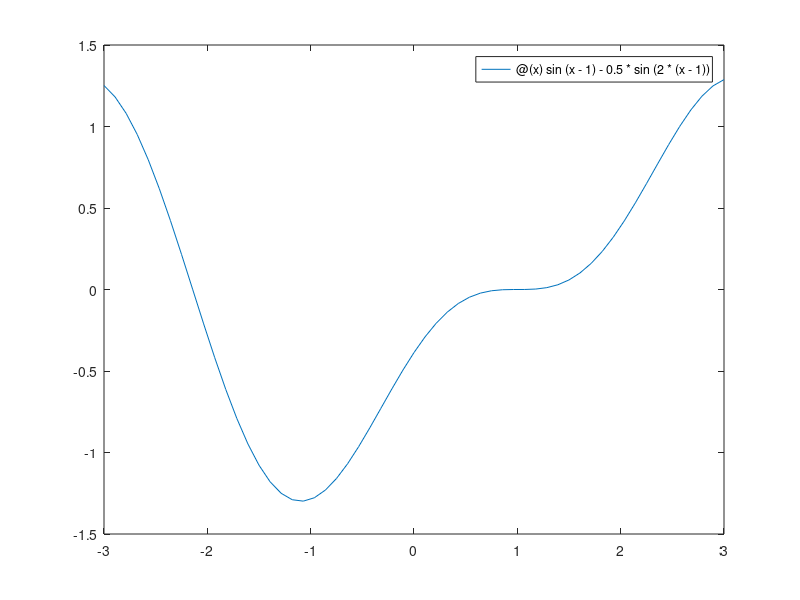

Here is the MATLAB script that generated this plot: (Note: this script raises an error after producing the figure.)
clear all
close
clc
set(0,'DefaultFigureWindowStyle','docked');
figure(1);
f=@(x)sin(x-1)-0.5*sin(2*(x-1))
I=[-3,3]
fplot(f,I);mygrid();
hold on;

%cerco la prima radice in un suo intorno
scelta=menu('scegli..', ...
    'newton','secanti')

tol=1.e-8;
kmax=100;

if scelta==1
    fprintf('cerco le radici con il metodo di Newton\n')
    x0=-1.5;
    
    df=matlabFunction(diff(sym(f),1))
    [z1,res1,it1,ERR1]=newton(f,df,x0,tol,kmax);
    plot(z1,res1,'o','MarkerFaceColor','b')
    fprintf('radice trovata con metodo di Newton in (%e,%e),\n con %d ...iterazioni,\n commettendo un errore di %e\n',z1,res1,it1,ERR1(end))
        
    % cerco la seconda radice
    x0=0.1;
    [z2,res2,it2,ERR2]=newton(f,df,x0,tol,kmax);
    plot(z2,res2,'o','MarkerFaceColor','r')
    fprintf('radice trovata con metodo di Newton in (%e,%e),\n con %d iterazioni,\n commettendo un errore di %e\n',z2,res2,it2,ERR2(end))
    x0=1;
    
    % rappresento gli errori in scala logaritmica
    figure(2); clf
    semilogy((0:it1)',ERR1,'Displayname','errore sx')
    legend('-dynamiclegend')
    hold on
    semilogy((0:it2)',ERR2,'DisplayName','errore dx')
    grid on

elseif scelta==2
    fprintf('cerco le radici con il metodo delle secanti\n')
    %cerco la prima radice
    x0=-1.6
    x1=-1.5
    [z1s,res1s,it1s,ERR1s]=secant(f,x0,x1,tol,kmax);
    plot(z1s,res1s,'o','MarkerFaceColor','r')
    fprintf('radice trovata con metodo delle secanti in (%e,%e),\n con %d iterazioni,\n commettendo un errore di %e\n',z1s,res1s,it1s,ERR1s(end))
         
    %cerco la seconda radice 
    x0=0.1
    x1=0.4
    [z2s,res2s,it2s,ERR2s]=secant(f,x0,x1,tol,kmax);
    plot(z2s,res2s,'o','MarkerFaceColor','r')
    fprintf('radice trovata con metodo delle secanti in (%e,%e),\n con %d iterazioni,\n commettendo un errore di %e\n',z2s,res2s,it2s,ERR2s(end))
    
    % rappresento gli errori in scala logaritmica
    figure(2); clf
    semilogy((0:it1s)',ERR1s,'Displayname','errore sx')
    legend('-dynamiclegend')
    hold on
    semilogy((0:it2s)',ERR2s,'DisplayName','errore dx')
    grid on
end
%--------------------------------------------------------------------------
% newton
    % radice1 trovata con metodo di Newton in (1.000000e+00,-3.308722e-24),
    %  con 43 ...iterazioni,
    %  commettendo un errore di 9.169945e-09

    % radice2 trovata con metodo di Newton in (-2.141593e+00,-2.449294e-16),
    %  con 5 iterazioni,
    %  commettendo un errore di 1.580958e-13
%--------------------------------------------------------------------------
% secanti
     % radice trovata con metodo delle secanti in (-2.141593e+00,-2.449294e-16),
     % con 6 iterazioni,
     % commettendo un errore di 3.641532e-14

     % radice trovata con metodo delle secanti in (1.000000e+00,-6.617445e-24),
     % con 61 iterazioni,
     % commettendo un errore di 3.833519e-09
%--------------------------------------------------------------------------
% sia newton che secanti rispettano la teoria per quanto riguarda l'errore
% secanti richiede un'operzione in più di Newton per la radice semplice




